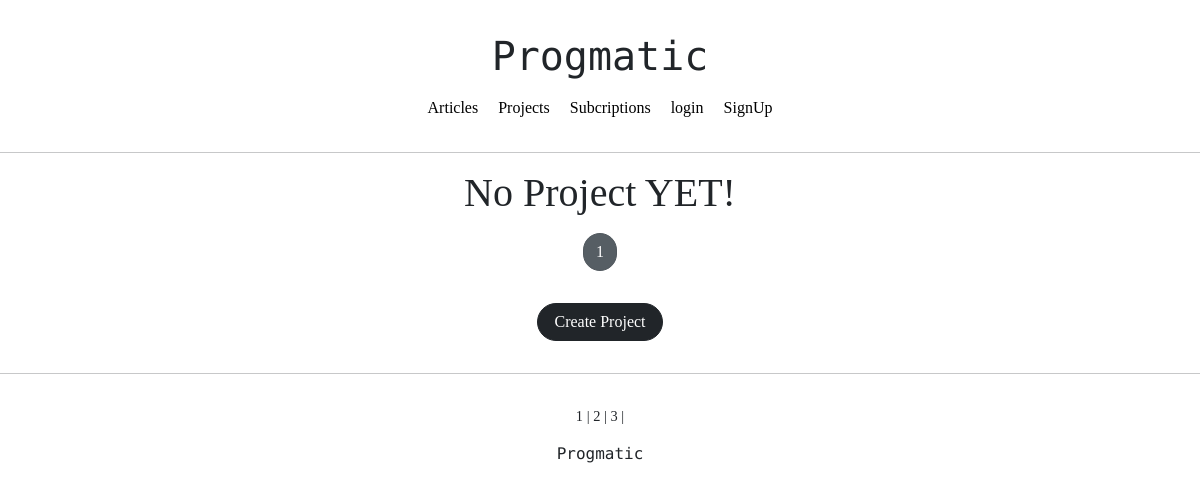
The app's page /projects/list/, older data.
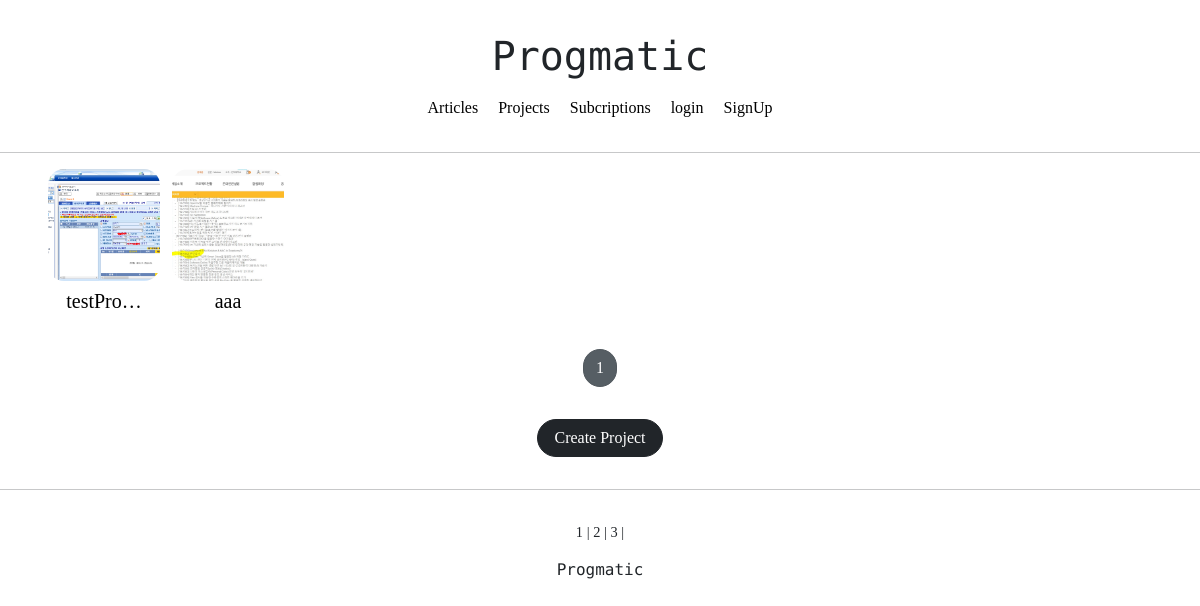
The same page, newer data.
### projectapp/models.py (models this page shows, shortened)
class Project(models.Model):
    title = models.CharField(max_length=20, null=False)
    description = models.TextField(max_length=200, null = True)
    image = models.ImageField(upload_to='project/', null=False)
    create_at = models.DateField(auto_now=True)

### projectapp/views.py (the view)
# urls.py: path('list/', ProjectListView.as_view(), name='list'),
class ProjectListView(ListView):
    model = Project
    context_object_name = 'project_list'
    template_name = 'projectapp/list.html'
    paginate_by = 25

### projectapp/templates/projectapp/list.html (shortened to what this page needs)
{% extends 'base.html' %}
{% load static %}
{% block content %}
    {% if project_list %}
    <div class="container">
        {% for project in project_list %}
        <a href="{% url 'projectapp:detail' pk=project.pk %}">
            {% include 'snippets/card_project.html' with project=project%}
        </a>
        {% endfor %}
    </div>
    {% else %}
    <div class="text-center">
        <h1>No Project YET!</h1>
    </div>
    {% endif %}
    {% include 'snippets/pagination.html' with page_obj=page_obj %}
    <div style="text-align:center;">
        <a href="{% url 'projectapp:create' %}" class="btn btn-dark rounded-pill mt-3 mb-3 px-3">
            Create Project
        </a>
    </div>
{% endblock %}

### templates/snippets/card_project.html
<div style="display: block; text-align:center;">
    <img src="{{ project.image.url }}" alt="">
    <h5 class="mt-2" style="font-family: 'NanumSquareB';">
        {{ project.title | truncatechars:8}}
    </h5>
</div>

Row changes from the older to the newer data that the page shows:
added Project: image (picture), title "testPro…"
added Project: image (picture), title "aaa"
Text that changed along with them:
text no longer shown: "No Project YET!"
